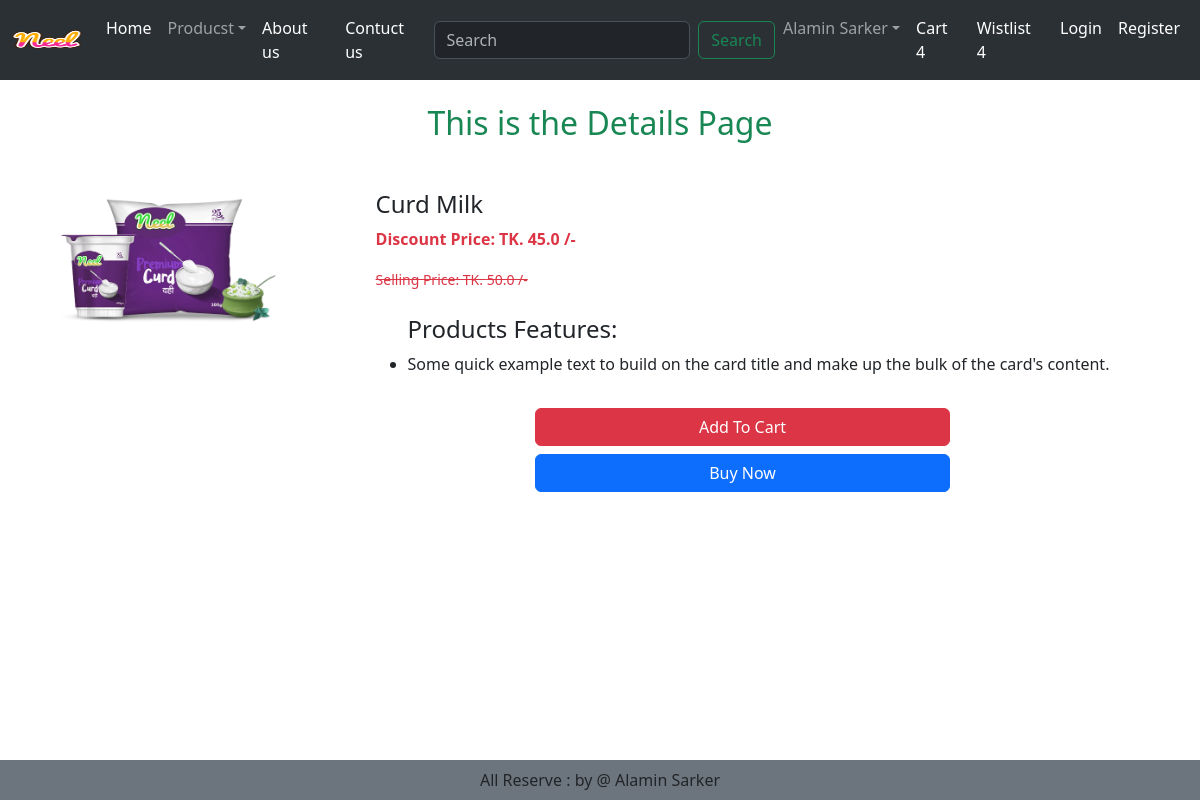
Page /product-details/1 on the committed database.
### mainapp/models.py (models this page shows, shortened)
class Products(models.Model):
    title = models.CharField(max_length=100)
    selling_prices = models.FloatField()
    discount_prices = models.FloatField()
    description = models.TextField()
    composition = models.TextField(default='')
    prodapp = models.TextField(default='')
    category = models.CharField(choices=CHOISE_CATEGORIES, max_length=2)
    product_image = models.ImageField(upload_to='products_images/')
    class Meta:
        db_table = 'products'

### mainapp/views.py (the view)
class ProductDetails(View):
    def get(self, request, pk):
        product = Products.objects.get(pk=pk)
        return render(request, 'mainapp/product-details.html', locals())

### mainapp/templates/mainapp/product-details.html (shortened to what this page needs)
{% extends 'mainapp/base.html' %} {% load static %}  {% block main-content %}
<h2 class="text-success text-center my-4">This is the Details Page</h2>
<div class="container my-5">
  <div class="row">
    <div class="col-sm-3">
      <img
        src="{{ product.product_image.url }}"
        width="300px"
        height="200px"
        alt="Product_Images"
        class="img-fluid"
      />
    </div>
    <div
      class="col-sm-9 d-flex flex-column justify-content-center align-items-center"
    >
      <div>
        <h4>{{product.title}}</h4>
        <p class="text-danger fw-bold">
          Discount Price: TK. {{product.discount_prices}} /-
        </p>
        <small class="text-danger text-decoration-line-through">
          Selling Price: TK. {{product.selling_prices}} /-
        </small>
        <ul class="my-4">
          <h4>Products Features:</h4>
          <li>{{product.description}}</li>
        </ul>
      </div>
      <div class="d-grid gap-2 col-6 mx-auto my-2">
        <button class="btn btn-danger" type="button">Add To Cart</button>
        <button class="btn btn-primary" type="button">Buy Now</button>
      </div>
    </div>
  </div>
</div>
{% endblock main-content %}

### rows in the picture
Products: product_image (picture), title "Curd Milk", discount_prices "45.0", selling_prices "50.0", description "Some quick example text to build on the card title and make up the bulk of the card's content."
